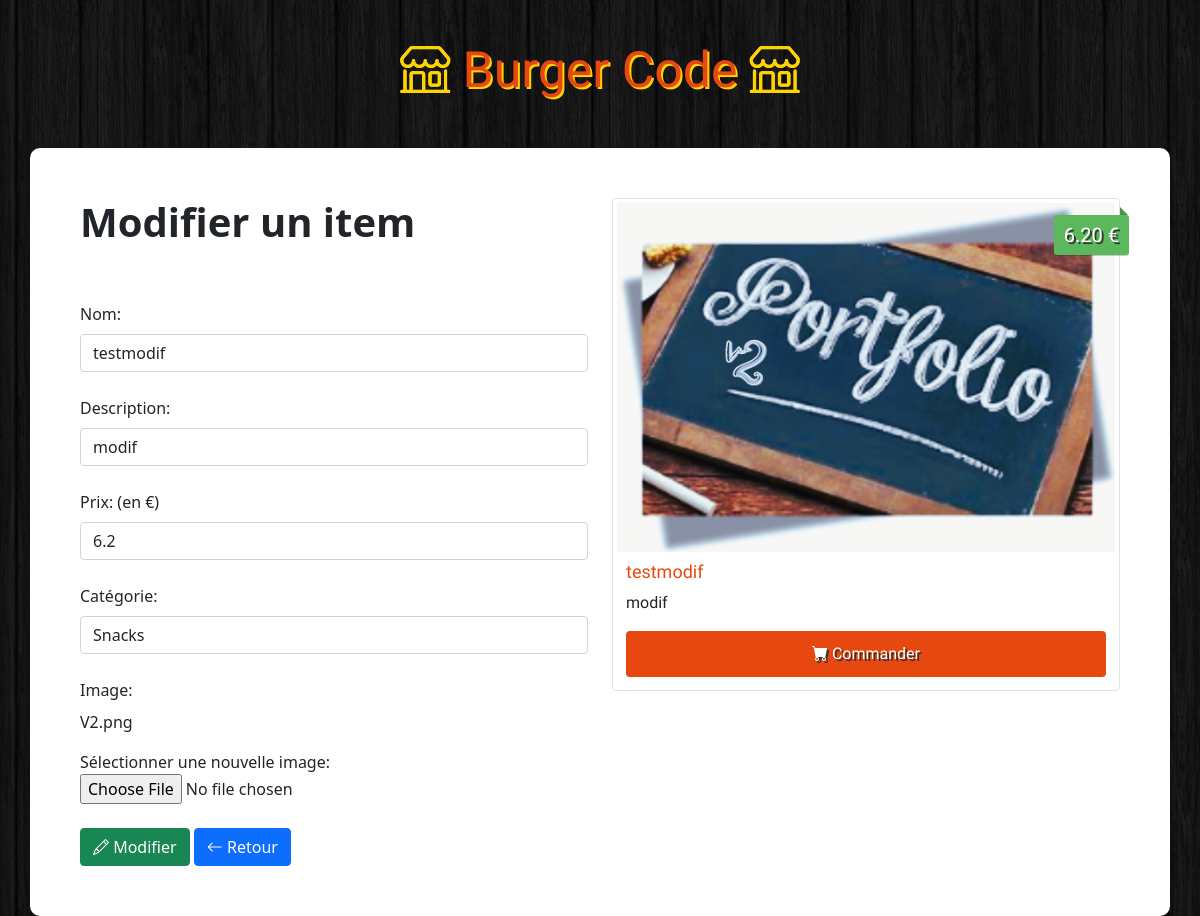
Page /BurgerCode/admin/update.php?id=34 on the committed database.
### tables this page shows
CREATE TABLE `items` (
  `id` int(11) NOT NULL,
  `name` varchar(100) NOT NULL,
  `description` varchar(255) NOT NULL,
  `price` float NOT NULL,
  `image` varchar(255) NOT NULL,
  `category` int(11) NOT NULL
);

### BurgerCode/admin/update.php (the view, shortened to what this page needs)
<?php
    if (!empty($_GET['id'])) {
        $id = checkInput($_GET['id']);
    }
    $nameError = $descriptionError = $priceError = $categoryError = $imageError = $name = $description = $price = $category = $image = "";
    if (!empty($_POST)) {
        header("Location: index.php");
    } else {
        $db = Database::connect();
        $statement = $db->prepare("SELECT * FROM items where id = ?");
        $statement->execute(array($id));
        $item = $statement->fetch();
        $name           = $item['name'];
        $description    = $item['description'];
        $price          = $item['price'];
        $category       = $item['category'];
        $image          = $item['image'];
    }
    function checkInput($data) {
      $data = trim($data);
      $data = stripslashes($data);
      $data = htmlspecialchars($data);
      return $data;
    }
?>
<!DOCTYPE html>
<html>
    <head>
        <link href="https://cdn.jsdelivr.net/npm/bootstrap@5.1.1/dist/css/bootstrap.min.css" rel="stylesheet">
        <link rel="stylesheet" href="https://cdn.jsdelivr.net/npm/bootstrap-icons@1.5.0/font/bootstrap-icons.css">
        <link rel="stylesheet" href="../css/styles.css">
    </head>
    <body>
        <h1 class="text-logo"><span class="bi-shop"></span> Burger Code <span class="bi-shop"></span></h1>
        <div class="container admin">
            <div class="row">
                <div class="col-md-6">
                    <h1><strong>Modifier un item</strong></h1>
                    <br>
                    <form class="form" action="<?php echo 'update.php?id='.$id;?>" role="form" method="post" enctype="multipart/form-data">
                        <br>
                        <div>
                            <label class="form-label" for="name">Nom:</label>
                            <input type="text" class="form-control" id="name" name="name" placeholder="Nom" value="<?php echo $name;?>">
                        </div>
                        <br>
                        <div>
                            <label class="form-label" for="description">Description:</label>
                            <input type="text" class="form-control" id="description" name="description" placeholder="Description" value="<?php echo $description;?>">
                        </div>
                        <br>
                        <div>
                        <label class="form-label" for="price">Prix: (en €)</label>
                            <input type="number" step="0.01" class="form-control" id="price" name="price" placeholder="Prix" value="<?php echo $price;?>">
                        </div>
                        <br>
                        <div>
                            <label class="form-label" for="category">Catégorie:</label>
                            <select class="form-control" id="category" name="category">
                            <?php
                               $db = Database::connect();
                               foreach ($db->query('SELECT * FROM categories') as $row)
                               {
                                    if($row['id'] == $category)
                                        echo '<option selected="selected" value="'. $row['id'] .'">'. $row['name'] . '</option>';
                                    else
                                        echo '<option value="'. $row['id'] .'">'. $row['name'] . '</option>';;
                               }
                            ?>
                            </select>
                        </div>
                        <br>
                        <div>
                            <label class="form-label" for="image">Image:</label>
                            <p><?php echo $image;?></p>
                            <label for="image">Sélectionner une nouvelle image:</label>
                            <input type="file" id="image" name="image">
                        </div>
                        <br>
                        <div class="form-actions">
                            <button type="submit" class="btn btn-success"><span class="bi-pencil"></span> Modifier</button>
                            <a class="btn btn-primary" href="index.php"><span class="bi-arrow-left"></span> Retour</a>
                       </div>
                    </form>
                </div>
                <div class="col-md-6 site">
                    <div class="img-thumbnail">
                        <img src="<?php echo '../images/'.$image;?>" alt="...">
                        <div class="price"><?php echo number_format((float)$price, 2, '.', ''). ' €';?></div>
                          <div class="caption">
                            <h4><?php echo $name;?></h4>
                            <p><?php echo $description;?></p>
                            <a href="#" class="btn btn-order" role="button"><span class="bi-cart-fill"></span> Commander</a>
                          </div>
                    </div>
                </div>
            </div>
        </div>
    </body>
</html>

### BurgerCode/css/styles.css (style rules this page uses)
body { background: url(../images/bg.png); }
.site { font-family: 'Holtwood One SC', sans-serif; }
.text-logo { font-family: 'Holtwood One SC', sans-serif; color: #e7480f; text-shadow: 2px 2px #ffd301; font-size: 50px; padding: 40px 0px; text-align: center; }
.text-logo span { color: #ffd301; text-shadow: 0px 0px #ffd301; }
.img-thumbnail { position: relative; margin-bottom: 20px; }
.img-thumbnail img { background: #ffd301; width: 100%; }
.img-thumbnail .price { background: #5cb85c; box-shadow: 0 1px rgba(0,0,0,0.2); -moz-box-shadow: 0 1px rgba(0,0,0,0.2); -webkit-box-shadow: 0 1px rgba(0,0,0,0.2); color: #fff; text-shadow: 2px 2px #333; position: absolute; right: -10px; top: 16px; padding: 5px 10px; font-size: 20px; border-radius: 3px; }
.img-thumbnail .price:before { border: 4px solid transparent; border-bottom: 4px solid #4a934a; border-left: 4px solid #4a934a; content: ""; position: absolute; right: 1px; top: -8px; }
.img-thumbnail .caption { padding: 9px; }
.img-thumbnail .caption h4 { color: #e7480f; font-size: 18px; }
.img-thumbnail .btn-order { width: 100%; padding: 10px; font-size: 16px; color: #fff; background-color: #e7480f; text-shadow: 2px 2px #333; }
.admin { background: #fff; padding: 50px; border-radius: 10px; }

### rows in the picture
items: name "testmodif", description "modif", price "6.2", image "V2.png", image (picture), price "6.20"

### other values in the picture
form field category "Snacks"
